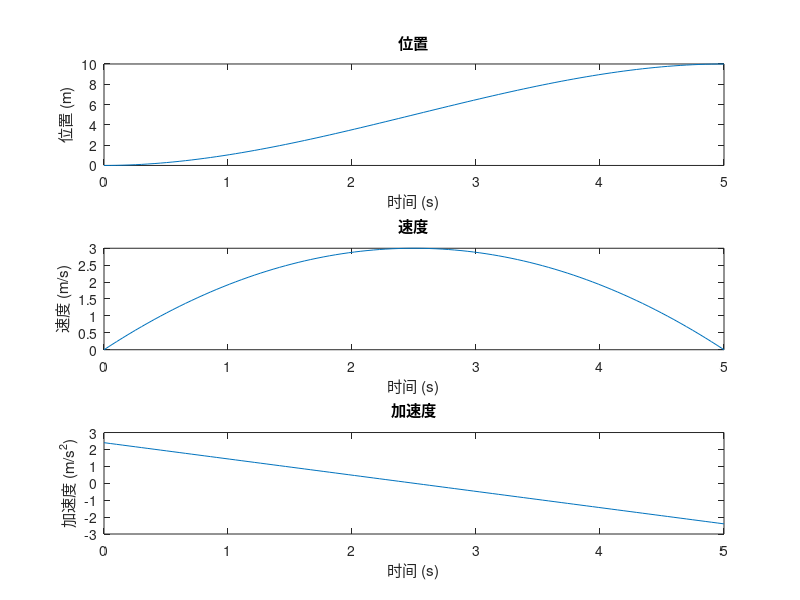

Recreate this plot in MATLAB.
% 定义边界条件
P0 = 0; % 初始位置
Pf = 10; % 目标位置
V0 = 0; % 初始速度
Vf = 0; % 最终速度
T = 5; % 总时间

% 确定系数
a0 = P0;
a1 = V0;
a2 = (3*(Pf - P0) - (2*V0 + Vf)*T) / T^2;
a3 = (-2*(Pf - P0) + (V0 + Vf)*T) / T^3;

% 定义时间向量
t = linspace(0, T, 100);

% 计算位置、速度和加速度
P = a3*t.^3 + a2*t.^2 + a1*t + a0;
V = 3*a3*t.^2 + 2*a2*t + a1;
A = 6*a3*t + 2*a2;

% 绘制位置、速度和加速度曲线
figure;
subplot(3, 1, 1);
plot(t, P);
title('位置');
xlabel('时间 (s)');
ylabel('位置 (m)');

subplot(3, 1, 2);
plot(t, V);
title('速度');
xlabel('时间 (s)');
ylabel('速度 (m/s)');

subplot(3, 1, 3);
plot(t, A);
title('加速度');
xlabel('时间 (s)');
ylabel('加速度 (m/s^2)');
